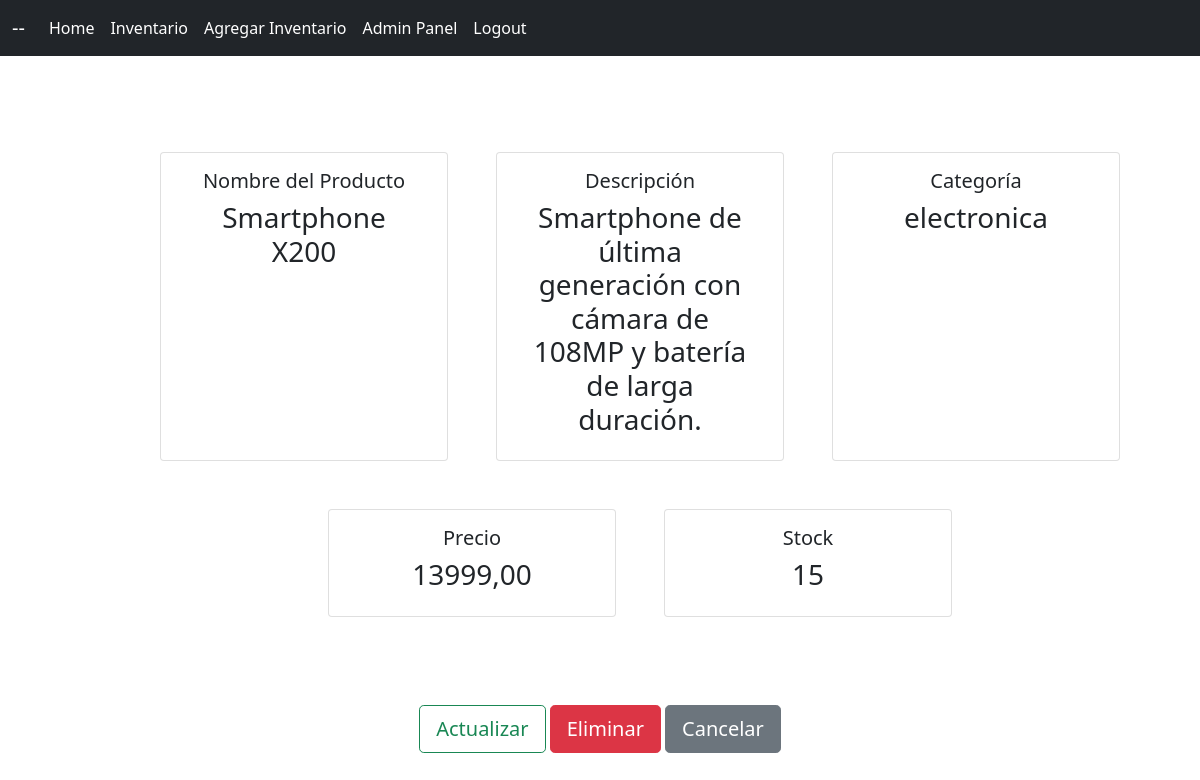
Screenshot of /inventario/producto/3/ (signed in) with the database file from the repository.
### inventario/models.py (models this page shows, shortened)
class Inventario(models.Model):
    CATEGORIAS_CHOICES = [
        ('electronica', 'Electrónica'),
        ('hogar', 'Hogar'),
        ('entretenimiento', 'Entretenimiento'),
    ]
    nombre = models.CharField(max_length=100, null=False, blank=False)
    descripcion = models.TextField(null=True, blank=True)
    categoria = models.CharField(max_length=100, choices=CATEGORIAS_CHOICES, null=True, blank=True)
    precio = models.DecimalField(max_digits=19, decimal_places=2, null=False, blank=False)
    stock = models.IntegerField(null=False, blank=False)

### inventario/views.py (the view)
# urls.py: path('producto/<int:pk>/', por_producto_view, name='por_producto'),
@login_required
def por_producto_view(request, pk):
    inventario =  get_object_or_404(Inventario, pk=pk)
    context = {
      'inventario': inventario
    }
    return render(request, "inventario/por_producto.html", context=context)

### templates/inventario/por_producto.html (shortened to what this page needs)
{% extends 'layout.html' %}
{% block content %}
<div class="container mt-5 content-section">
    <div class="row mx-auto justify-content-center">
        <div class="card m-4" style="width: 18rem;">
            <div class="card-body">
                <h5 class="card-title text-center">Nombre del Producto</h5>
                <h3 class="text-center">{{ inventario.nombre }}</h3>
            </div>
        </div>
        <div class="card m-4" style="width: 18rem;">
            <div class="card-body">
                <h5 class="card-title text-center">Descripción</h5>
                <h3 class="text-center">{{ inventario.descripcion }}</h3>
            </div>
        </div>
        <div class="card m-4" style="width: 18rem;">
            <div class="card-body">
                <h5 class="card-title text-center">Categoría</h5>
                <h3 class="text-center">{{ inventario.categoria }}</h3>
            </div>
        </div>
        <div class="card m-4" style="width: 18rem;">
            <div class="card-body">
                <h5 class="card-title text-center">Precio</h5>
                <h3 class="text-center">{{ inventario.precio }}</h3>
            </div>
        </div>
        <div class="card m-4" style="width: 18rem;">
            <div class="card-body">
                <h5 class="card-title text-center">Stock</h5>
                <h3 class="text-center">{{ inventario.stock }}</h3>
            </div>
        </div>
    </div>
</div>
<div class="text-center mt-4">
    <a href="{% url 'actualizar_producto' inventario.pk %}" class="btn btn-outline-success btn-lg">Actualizar</a>
    <a href="{% url 'producto_eliminar' inventario.pk %}" class="btn btn-danger btn-lg">Eliminar</a>
    <a href="{% url 'inventario_lista' %}" class="btn btn-secondary btn-lg">Cancelar</a>
</div>
{% endblock %}

### static/main.css (style rules this page uses)
body { background-color: rgb(255, 255, 255); }
.content-section { background: rgb(255, 255, 255); margin: 40px; padding: 1.5rem 1.5rem; border-radius: 10px; }

### rows the page displays
Inventario: nombre "Smartphone X200", descripcion "Smartphone de última generación con cámara de 108MP y batería de larga duración.", categoria "electronica", precio "13999,00", stock "15"
